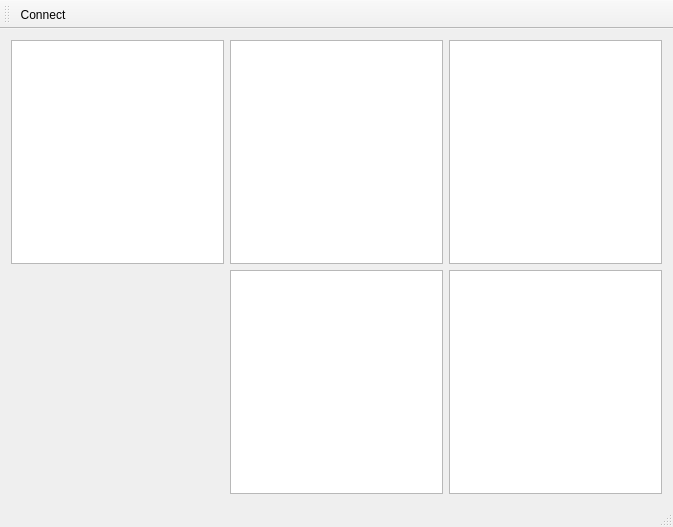
<?xml version="1.0" encoding="UTF-8"?>
<ui version="4.0">
 <class>MainWindow</class>
 <widget class="QMainWindow" name="MainWindow">
  <property name="geometry">
   <rect>
    <x>0</x>
    <y>0</y>
    <width>673</width>
    <height>527</height>
   </rect>
  </property>
  <property name="windowTitle">
   <string>MainWindow</string>
  </property>
  <widget class="QWidget" name="centralWidget">
   <layout class="QVBoxLayout" name="verticalLayout">
    <item>
     <layout class="QGridLayout" name="gridLayout">
      <item row="0" column="0">
       <widget class="QtCharts::QChartView" name="ticView"/>
      </item>
      <item row="1" column="2">
       <widget class="QtCharts::QChartView" name="gnssView"/>
      </item>
      <item row="0" column="1">
       <widget class="QtCharts::QChartView" name="dacView"/>
      </item>
      <item row="0" column="2">
       <widget class="QtCharts::QChartView" name="tempView"/>
      </item>
      <item row="1" column="1">
       <widget class="QtCharts::QChartView" name="adevView"/>
      </item>
     </layout>
    </item>
   </layout>
  </widget>
  <widget class="QMenuBar" name="menuBar">
   <property name="geometry">
    <rect>
     <x>0</x>
     <y>0</y>
     <width>673</width>
     <height>30</height>
    </rect>
   </property>
  </widget>
  <widget class="QToolBar" name="mainToolBar">
   <attribute name="toolBarArea">
    <enum>TopToolBarArea</enum>
   </attribute>
   <attribute name="toolBarBreak">
    <bool>false</bool>
   </attribute>
   <addaction name="actionConnect"/>
  </widget>
  <widget class="QStatusBar" name="statusBar"/>
  <action name="actionConnect">
   <property name="text">
    <string>Connect</string>
   </property>
   <property name="toolTip">
    <string>Connect to GPSDO</string>
   </property>
   <property name="shortcut">
    <string>Alt+C</string>
   </property>
  </action>
 </widget>
 <layoutdefault spacing="6" margin="11"/>
 <customwidgets>
  <customwidget>
   <class>QtCharts::QChartView</class>
   <extends>QGraphicsView</extends>
   <header location="global">QtCharts/QChartView&gt;
#include &lt;QtCharts/chartsnamespace.h</header>
  </customwidget>
 </customwidgets>
 <resources/>
 <connections/>
</ui>
